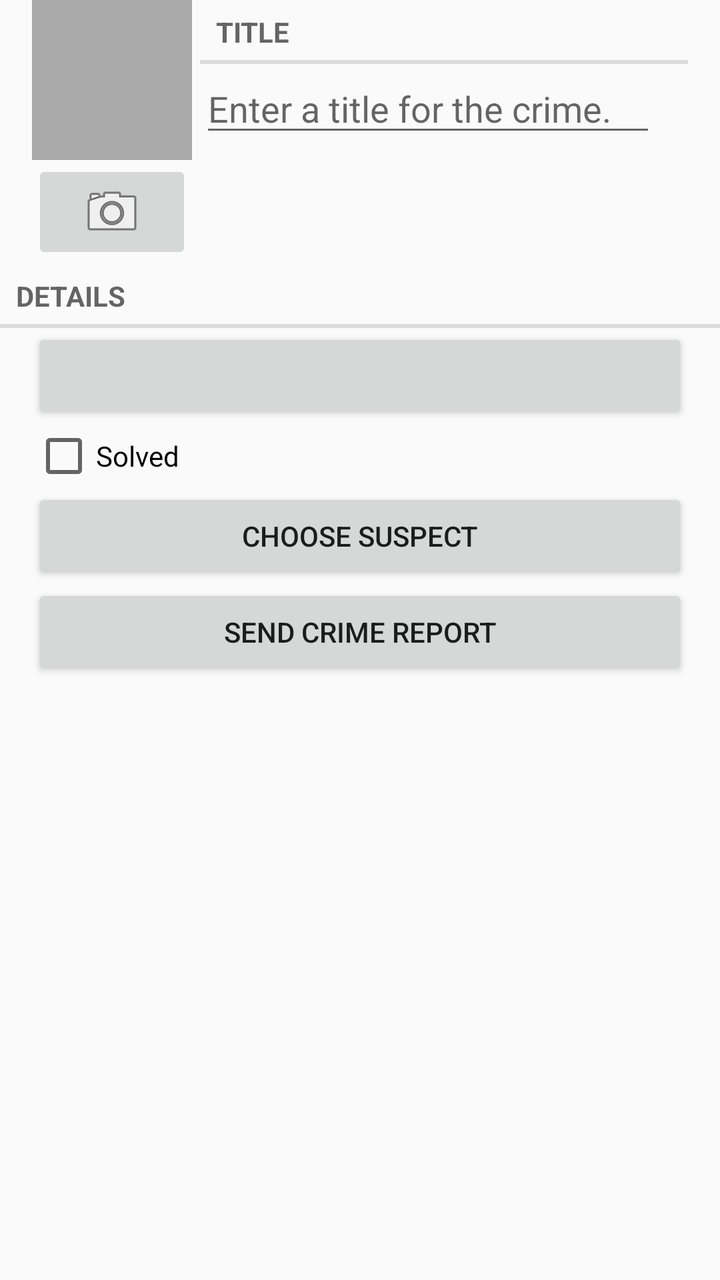
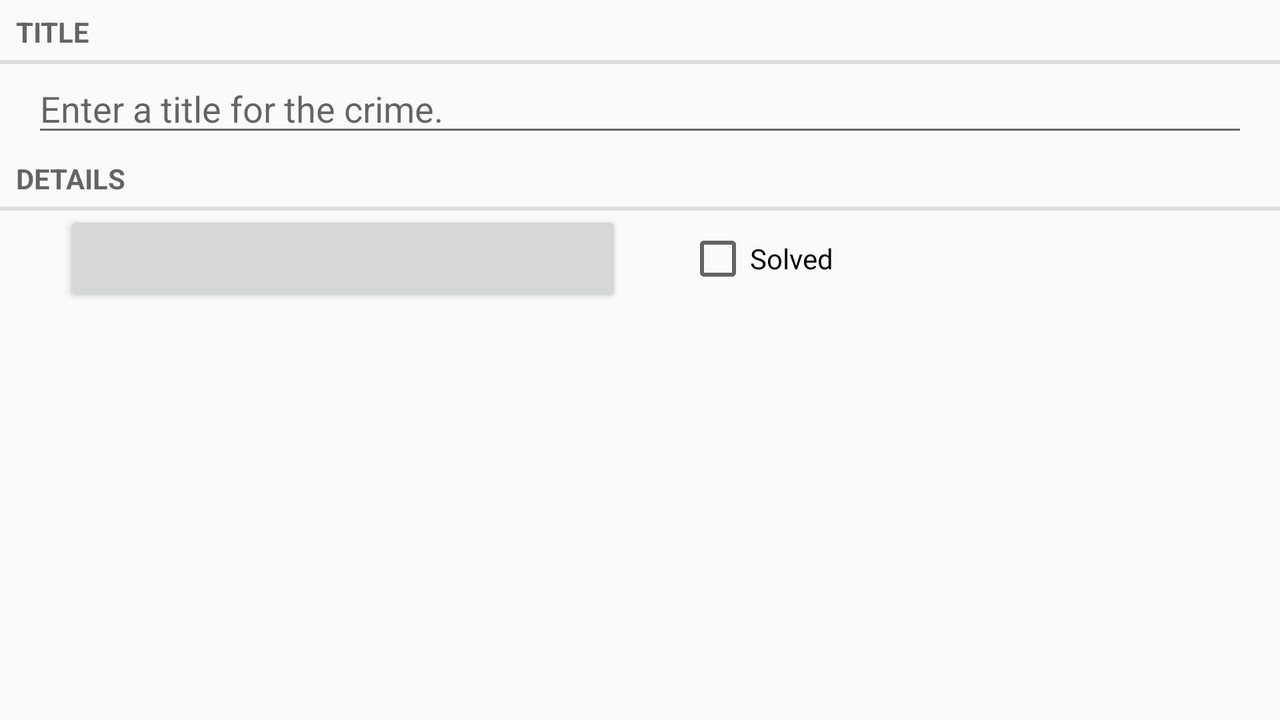

The same Android screen from two of the app's own layout files: first res/layout/ as a phone draws it, then the author's variant for another configuration, drawn on a device whose configuration selects that folder. Both files follow.
<!-- AndroidManifest.xml: application theme AppTheme -->
<!-- res/layout/fragment_crime.xml -->
<?xml version="1.0" encoding="utf-8"?>
<LinearLayout xmlns:android="http://schemas.android.com/apk/res/android"
    android:orientation="vertical"
    android:layout_width="match_parent"
    android:layout_height="wrap_content"

    >
    <include layout="@layout/view_camera_and_title" />

    <TextView
        android:layout_width="match_parent"
        android:layout_height="wrap_content"
        android:text="@string/crime_details_label"
        android:id="@+id/textView2"
        style="?android:listSeparatorTextViewStyle"/>

    <Button
        android:layout_width="match_parent"
        android:layout_height="wrap_content"
        android:id="@+id/crime_date"
        android:layout_marginLeft="16dp"
        android:layout_marginRight="16dp"/>

    <CheckBox
        android:layout_width="wrap_content"
        android:layout_height="wrap_content"
        android:text="@string/crime_solved_label"
        android:id="@+id/crime_solved"
        android:layout_marginLeft="16dp"
        android:layout_marginRight="16dp"/>

    <Button
        android:layout_width="match_parent"
        android:layout_height="wrap_content"
        android:layout_marginRight="16dp"
        android:layout_marginLeft="16dp"
        android:text="@string/crime_suspect_text"
        android:id="@+id/crime_suspect"/>

    <Button
        android:layout_width="match_parent"
        android:layout_height="wrap_content"
        android:layout_marginRight="16dp"
        android:layout_marginLeft="16dp"
        android:text=   "@string/crime_report_text"
        android:id="@+id/crime_report"/>
</LinearLayout>
<!-- res/layout/view_camera_and_title.xml (included above) -->
<?xml version="1.0" encoding="utf-8"?>
<LinearLayout xmlns:android="http://schemas.android.com/apk/res/android"
              android:orientation="horizontal"
              android:layout_width="match_parent"
              android:layout_height="wrap_content"
              android:layout_marginLeft="16dp"
              android:layout_marginRight="16dp"

    >


    <LinearLayout
        android:orientation="vertical"
        android:layout_width="wrap_content"
        android:layout_height="wrap_content"
        android:layout_marginRight="4dp">

        <ImageView
            android:layout_width="80dp"
            android:layout_height="80dp"
            android:id="@+id/crime_photo"
            android:scaleType="centerInside"
            android:background="@android:color/darker_gray"
            android:cropToPadding="true"/>

        <ImageButton
            android:layout_width="match_parent"
            android:layout_height="wrap_content"
            android:id="@+id/crime_camera"
            android:src="@android:drawable/ic_menu_camera"/>
    </LinearLayout>

    <LinearLayout
        android:orientation="vertical"
        android:layout_width="wrap_content"
        android:layout_height="wrap_content"
        android:layout_weight="1">

        <TextView
            android:layout_width="match_parent"
            android:layout_height="wrap_content"
            android:text="@string/crime_title_label"
            android:id="@+id/textView"
            style="?android:listSeparatorTextViewStyle"/>

        <EditText
            android:layout_width="match_parent"
            android:layout_height="wrap_content"
            android:id="@+id/crime_title"
            android:layout_marginRight="16dp"
            android:hint="@string/crime_title_hint"
       />
    </LinearLayout>
</LinearLayout>
<!-- resources referenced by this layout -->
<resources>
  <string name="crime_details_label">Details</string>
  <string name="crime_report_text">Send crime report</string>
  <string name="crime_solved_label">Solved</string>
  <string name="crime_suspect_text">Choose suspect</string>
  <string name="crime_title_hint">Enter a title for the crime.</string>
  <string name="crime_title_label">Title</string>
  <style name="AppTheme" parent="Theme.AppCompat.Light">
  
          
          <item name="colorPrimary">@color/colorPrimary</item>
          <item name="colorPrimaryDark">@color/colorPrimaryDark</item>
          <item name="colorAccent">@color/colorAccent</item>
      </style>
</resources>
<!-- res/layout-land/fragment_crime.xml (the author's variant of the layout above) -->
<!-- drawn on the phone turned sideways -->
<?xml version="1.0" encoding="utf-8"?>
<LinearLayout xmlns:android="http://schemas.android.com/apk/res/android"
    android:orientation="vertical"
    android:layout_width="match_parent"
    android:layout_height="wrap_content">

    <TextView
        android:layout_width="match_parent"
        android:layout_height="wrap_content"
        android:text="@string/crime_title_label"
        style="?android:listSeparatorTextViewStyle"/>

    <EditText

        android:layout_width="match_parent"
        android:layout_height="wrap_content"
        android:id="@+id/crime_title"
        android:layout_marginLeft="16dp"
        android:layout_marginRight="16dp"
        android:hint="@string/crime_title_hint"
        />

    <TextView
        android:layout_width="match_parent"
        android:layout_height="wrap_content"
        android:text="@string/crime_details_label"
        android:id="@+id/textView2"
        style="?android:listSeparatorTextViewStyle"/>

    <LinearLayout
        android:orientation="horizontal"
        android:layout_width="match_parent"
        android:layout_height="wrap_content"
        android:layout_marginRight="16dp"
        android:layout_marginLeft="16dp">

        <Button
            android:layout_width="wrap_content"
            android:layout_height="wrap_content"
            android:id="@+id/crime_date"
            android:layout_marginLeft="16dp"
            android:layout_marginRight="16dp"
            android:layout_weight="1"/>

        <CheckBox
            android:layout_width="wrap_content"
            android:layout_height="wrap_content"
            android:text="@string/crime_solved_label"
            android:id="@+id/crime_solved"
            android:layout_marginLeft="16dp"
            android:layout_marginRight="16dp"
            android:layout_weight="1"/>
    </LinearLayout>

</LinearLayout>
<!-- resources referenced by the variant -->
<!-- as the phone turned sideways resolves them -->
<resources>
  <string name="crime_details_label">Details</string>
  <string name="crime_solved_label">Solved</string>
  <string name="crime_title_hint">Enter a title for the crime.</string>
  <string name="crime_title_label">Title</string>
  <style name="AppTheme" parent="Theme.AppCompat.Light">
  
          
          <item name="colorPrimary">@color/colorPrimary</item>
          <item name="colorPrimaryDark">@color/colorPrimaryDark</item>
          <item name="colorAccent">@color/colorAccent</item>
      </style>
</resources>
